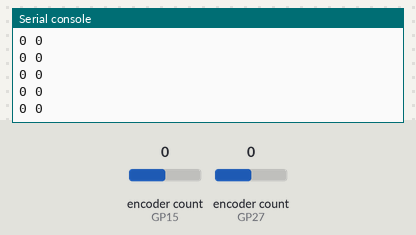
A program run on a simulated Raspberry Pi Pico running MicroPython. On the bench: the last lines printed to the serial console. Inputs (shaded band) come from the test bench; at power-on: encoder count (sensors on GP15, GP27) 0.

Above: at 1.2 s.
1.3 s: encoder count (sensor on GP15) set to 1
At 2.1 s:
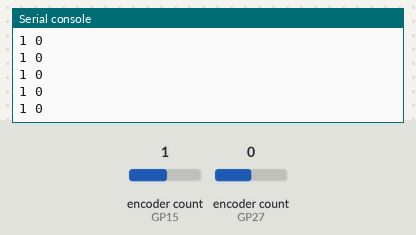
2.8 s: encoder count (sensor on GP27) set to 1
At 3.7 s:
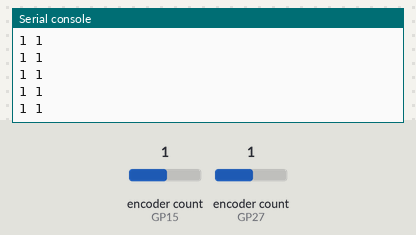
4.3 s: encoder count (sensor on GP15) set to 2
Timing chart, 0 to 5.1 s (numbered marks = the images above; inputs shaded):
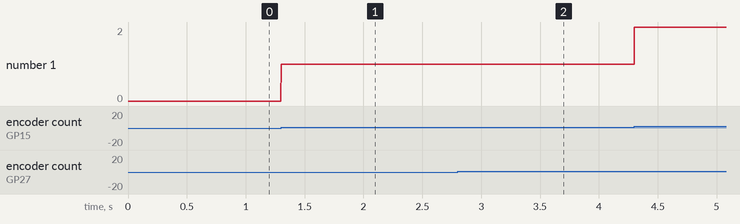

Measured:
- after the input at 1.3 s, the serial console: prints a new line at once (image 1)
- after the input at 2.8 s, the serial console: prints a new line at once (image 2)
- plotted number 1: 0 → 1 after the input at 1.3 s, 1 → 2 after the input at 4.3 s

The program:

micropython_enc_test.py
```python
import machine
from machine import Pin
from rotary_irq_rp2 import RotaryIRQ

machine.freq(100000000) # set the CPU frequency to 240 MHz

enc1p1 = Pin(25)
enc1p2 = Pin(15)
enc2p1 = Pin(7)
enc2p2 = Pin(27)
enc1 = RotaryIRQ(
    pin_num_clk=15,
    pin_num_dt=25,
    min_val=0,
    max_val=20000,
    incr=1,
    reverse=False,
    range_mode=RotaryIRQ.RANGE_UNBOUNDED,
    pull_up=True,
    half_step=False,
    invert=False)

enc2 = RotaryIRQ(
    pin_num_clk=27,
    pin_num_dt=7,
    min_val=0,
    max_val=20000,
    incr=1,
    reverse=False,
    range_mode=RotaryIRQ.RANGE_UNBOUNDED,
    pull_up=True,
    half_step=False,
    invert=False)


while True:
    # print(f'{enc1p1.value()} {enc1p2.value()} {enc2p1.value()} {enc2p2.value()}')
    print(f'{enc1.value()} {enc2.value()}')
```
